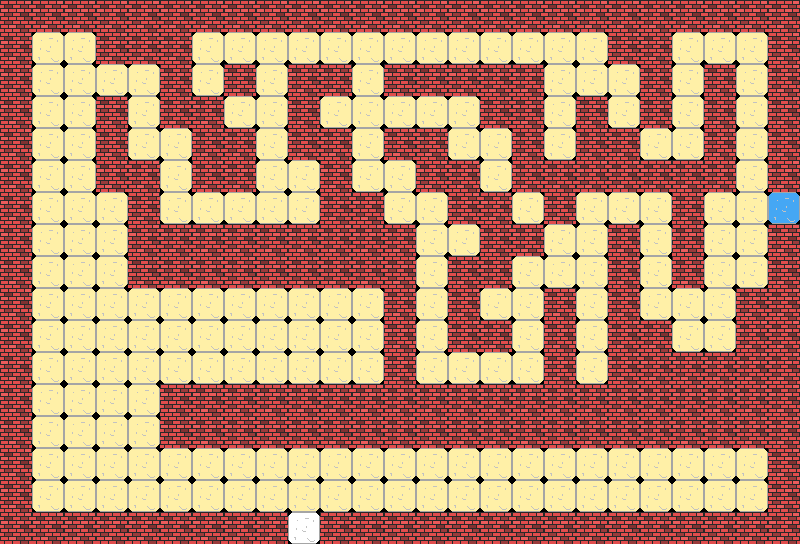

A level layout from a 2D game, rendered from its tile map. Below: a short description, then the map file with tile-grid data replaced by summaries:
An orthogonal 25x17 tile map with 32x32 px tiles, 1 tile layer (Kachelebene 1).

<map version="1.0" orientation="orthogonal" width="25" height="17" tilewidth="32" tileheight="32">
 <tileset firstgid="1" name="mapelemente1" tilewidth="32" tileheight="32">
  <image source="mapelemente1.png" width="320" height="320" />
 </tileset>
 <layer name="Kachelebene 1" width="25" height="17">
  <data>[425 cells, 425 non-empty, 4 distinct tile ids]</data>
 </layer>
</map>